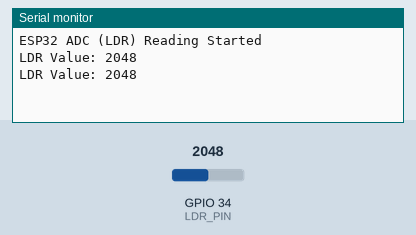
Recording of a sketch running on a simulated ESP32. Parts: the last lines printed to the serial monitor. The test bench sets the inputs (shaded band); at power-on: GPIO 34 (LDR_PIN) = 2048.

Above: at 2.2 s.
2.3 s: GPIO 34 (LDR_PIN) set to 2866
At 3.6 s:
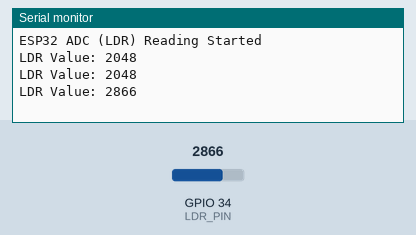
3.8 s: GPIO 34 (LDR_PIN) set to 3603
At 4.8 s:
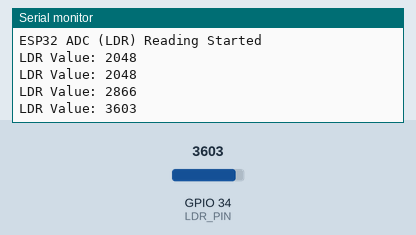
Timing chart, 0 to 6.8 s (numbered marks = the images above; inputs shaded):
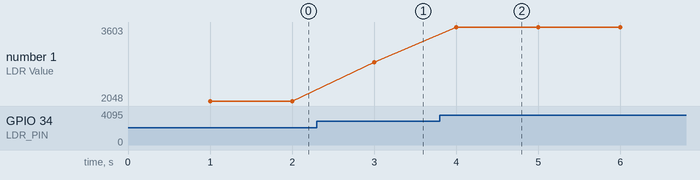

Measured:
- after the input at 2.3 s, the serial monitor: prints a new line after 0.70 s (image 1)
- after the input at 3.8 s, the serial monitor: prints a new line after 0.20 s (image 2)
- plotted number 1: 2048 → 2866 after the input at 2.3 s, 2866 → 3603 after the input at 3.8 s

The sketch:

adc_ldr.ino.ino
```cpp
// ESP32 ADC - LDR Example

#define LDR_PIN 34   // ADC pin (GPIO 34)

void setup() {
  Serial.begin(9600);      // Start UART
  delay(1000);
  Serial.println("ESP32 ADC (LDR) Reading Started");
}

void loop() {
  int ldrValue = analogRead(LDR_PIN);   // Read ADC value

  Serial.print("LDR Value: ");
  Serial.println(ldrValue);             // Print ADC value

  delay(1000);   // Read every 1 second
}
```
